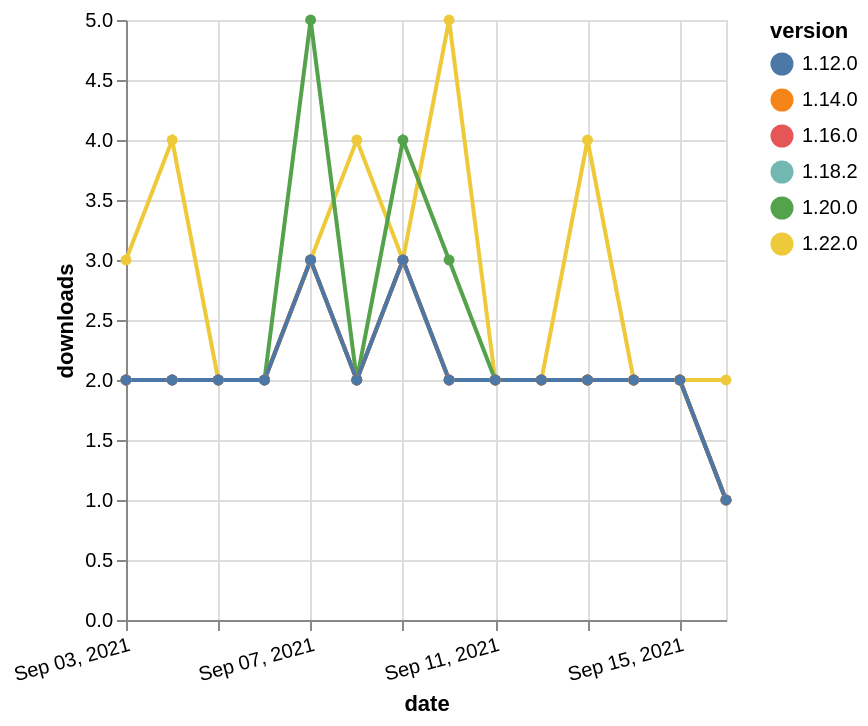

Vega-Lite specification for this chart:
### Vega-Lite specification from a JSON file in a GitHub repository (floating-point values rounded to 4 significant figures)
{"$schema": "https://vega.github.io/schema/vega-lite/v5.json", "description": "A simple bar chart with embedded data.", "data": {"values": [{"date": "2021-09-03", "total": 260, "delta": 3, "version": "1.22.0"}, {"date": "2021-09-04", "total": 264, "delta": 4, "version": "1.22.0"}, {"date": "2021-09-05", "total": 266, "delta": 2, "version": "1.22.0"}, {"date": "2021-09-06", "total": 268, "delta": 2, "version": "1.22.0"}, {"date": "2021-09-07", "total": 271, "delta": 3, "version": "1.22.0"}, {"date": "2021-09-08", "total": 275, "delta": 4, "version": "1.22.0"}, {"date": "2021-09-09", "total": 278, "delta": 3, "version": "1.22.0"}, {"date": "2021-09-10", "total": 283, "delta": 5, "version": "1.22.0"}, {"date": "2021-09-11", "total": 285, "delta": 2, "version": "1.22.0"}, {"date": "2021-09-12", "total": 287, "delta": 2, "version": "1.22.0"}, {"date": "2021-09-13", "total": 291, "delta": 4, "version": "1.22.0"}, {"date": "2021-09-14", "total": 293, "delta": 2, "version": "1.22.0"}, {"date": "2021-09-15", "total": 295, "delta": 2, "version": "1.22.0"}, {"date": "2021-09-16", "total": 297, "delta": 2, "version": "1.22.0"}, {"date": "2021-09-03", "total": 1043, "delta": 2, "version": "1.18.2"}, {"date": "2021-09-04", "total": 1045, "delta": 2, "version": "1.18.2"}, {"date": "2021-09-05", "total": 1047, "delta": 2, "version": "1.18.2"}, {"date": "2021-09-06", "total": 1049, "delta": 2, "version": "1.18.2"}, {"date": "2021-09-07", "total": 1052, "delta": 3, "version": "1.18.2"}, {"date": "2021-09-08", "total": 1054, "delta": 2, "version": "1.18.2"}, {"date": "2021-09-09", "total": 1057, "delta": 3, "version": "1.18.2"}, {"date": "2021-09-10", "total": 1059, "delta": 2, "version": "1.18.2"}, {"date": "2021-09-11", "total": 1061, "delta": 2, "version": "1.18.2"}, {"date": "2021-09-12", "total": 1063, "delta": 2, "version": "1.18.2"}, {"date": "2021-09-13", "total": 1065, "delta": 2, "version": "1.18.2"}, {"date": "2021-09-14", "total": 1067, "delta": 2, "version": "1.18.2"}, {"date": "2021-09-15", "total": 1069, "delta": 2, "version": "1.18.2"}, {"date": "2021-09-16", "total": 1070, "delta": 1, "version": "1.18.2"}, {"date": "2021-09-03", "total": 771, "delta": 2, "version": "1.20.0"}, {"date": "2021-09-04", "total": 773, "delta": 2, "version": "1.20.0"}, {"date": "2021-09-05", "total": 775, "delta": 2, "version": "1.20.0"}, {"date": "2021-09-06", "total": 777, "delta": 2, "version": "1.20.0"}, {"date": "2021-09-07", "total": 782, "delta": 5, "version": "1.20.0"}, {"date": "2021-09-08", "total": 784, "delta": 2, "version": "1.20.0"}, {"date": "2021-09-09", "total": 788, "delta": 4, "version": "1.20.0"}, {"date": "2021-09-10", "total": 791, "delta": 3, "version": "1.20.0"}, {"date": "2021-09-11", "total": 793, "delta": 2, "version": "1.20.0"}, {"date": "2021-09-12", "total": 795, "delta": 2, "version": "1.20.0"}, {"date": "2021-09-13", "total": 797, "delta": 2, "version": "1.20.0"}, {"date": "2021-09-14", "total": 799, "delta": 2, "version": "1.20.0"}, {"date": "2021-09-15", "total": 801, "delta": 2, "version": "1.20.0"}, {"date": "2021-09-16", "total": 802, "delta": 1, "version": "1.20.0"}, {"date": "2021-09-03", "total": 1534, "delta": 2, "version": "1.16.0"}, {"date": "2021-09-04", "total": 1536, "delta": 2, "version": "1.16.0"}, {"date": "2021-09-05", "total": 1538, "delta": 2, "version": "1.16.0"}, {"date": "2021-09-06", "total": 1540, "delta": 2, "version": "1.16.0"}, {"date": "2021-09-07", "total": 1543, "delta": 3, "version": "1.16.0"}, {"date": "2021-09-08", "total": 1545, "delta": 2, "version": "1.16.0"}, {"date": "2021-09-09", "total": 1548, "delta": 3, "version": "1.16.0"}, {"date": "2021-09-10", "total": 1550, "delta": 2, "version": "1.16.0"}, {"date": "2021-09-11", "total": 1552, "delta": 2, "version": "1.16.0"}, {"date": "2021-09-12", "total": 1554, "delta": 2, "version": "1.16.0"}, {"date": "2021-09-13", "total": 1556, "delta": 2, "version": "1.16.0"}, {"date": "2021-09-14", "total": 1558, "delta": 2, "version": "1.16.0"}, {"date": "2021-09-15", "total": 1560, "delta": 2, "version": "1.16.0"}, {"date": "2021-09-16", "total": 1561, "delta": 1, "version": "1.16.0"}, {"date": "2021-09-03", "total": 1708, "delta": 2, "version": "1.14.0"}, {"date": "2021-09-04", "total": 1710, "delta": 2, "version": "1.14.0"}, {"date": "2021-09-05", "total": 1712, "delta": 2, "version": "1.14.0"}, {"date": "2021-09-06", "total": 1714, "delta": 2, "version": "1.14.0"}, {"date": "2021-09-07", "total": 1717, "delta": 3, "version": "1.14.0"}, {"date": "2021-09-08", "total": 1719, "delta": 2, "version": "1.14.0"}, {"date": "2021-09-09", "total": 1722, "delta": 3, "version": "1.14.0"}, {"date": "2021-09-10", "total": 1724, "delta": 2, "version": "1.14.0"}, {"date": "2021-09-11", "total": 1726, "delta": 2, "version": "1.14.0"}, {"date": "2021-09-12", "total": 1728, "delta": 2, "version": "1.14.0"}, {"date": "2021-09-13", "total": 1730, "delta": 2, "version": "1.14.0"}, {"date": "2021-09-14", "total": 1732, "delta": 2, "version": "1.14.0"}, {"date": "2021-09-15", "total": 1734, "delta": 2, "version": "1.14.0"}, {"date": "2021-09-16", "total": 1735, "delta": 1, "version": "1.14.0"}, {"date": "2021-09-03", "total": 2081, "delta": 2, "version": "1.12.0"}, {"date": "2021-09-04", "total": 2083, "delta": 2, "version": "1.12.0"}, {"date": "2021-09-05", "total": 2085, "delta": 2, "version": "1.12.0"}, {"date": "2021-09-06", "total": 2087, "delta": 2, "version": "1.12.0"}, {"date": "2021-09-07", "total": 2090, "delta": 3, "version": "1.12.0"}, {"date": "2021-09-08", "total": 2092, "delta": 2, "version": "1.12.0"}, {"date": "2021-09-09", "total": 2095, "delta": 3, "version": "1.12.0"}, {"date": "2021-09-10", "total": 2097, "delta": 2, "version": "1.12.0"}, {"date": "2021-09-11", "total": 2099, "delta": 2, "version": "1.12.0"}, {"date": "2021-09-12", "total": 2101, "delta": 2, "version": "1.12.0"}, {"date": "2021-09-13", "total": 2103, "delta": 2, "version": "1.12.0"}, {"date": "2021-09-14", "total": 2105, "delta": 2, "version": "1.12.0"}, {"date": "2021-09-15", "total": 2107, "delta": 2, "version": "1.12.0"}, {"date": "2021-09-16", "total": 2108, "delta": 1, "version": "1.12.0"}]}, "width": "container", "mark": {"type": "line", "point": {"filled": true}}, "encoding": {"x": {"field": "date", "type": "temporal", "timeUnit": "yearmonthdate", "title": "date", "axis": {"labelAngle": -15}}, "y": {"field": "delta", "type": "quantitative", "title": "downloads"}, "color": {"field": "version", "type": "nominal"}, "tooltip": {"field": "delta"}}}
